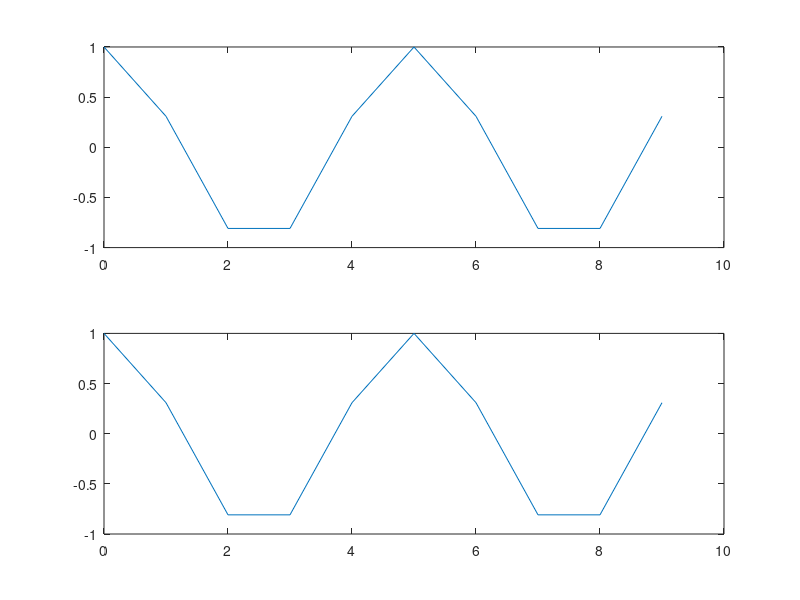

Recreate this plot in MATLAB.
clear all;
clf;
clc;

fs = 100;
ts = 1/fs;

freq1 = 20;
freq2 = 80;

maxSamples = 9;
totalsamples = 0:maxSamples;
x = zeros(1,maxSamples);
y = zeros(1,maxSamples);

for n = totalsamples
    x(n+1) = cos(2*pi*freq1*n*ts);
    y(n+1) = cos(2*pi*freq2*n*ts);
end 

subplot(2,1,1);
plot(totalsamples, x);

subplot(2,1,2);
plot(totalsamples, y);



